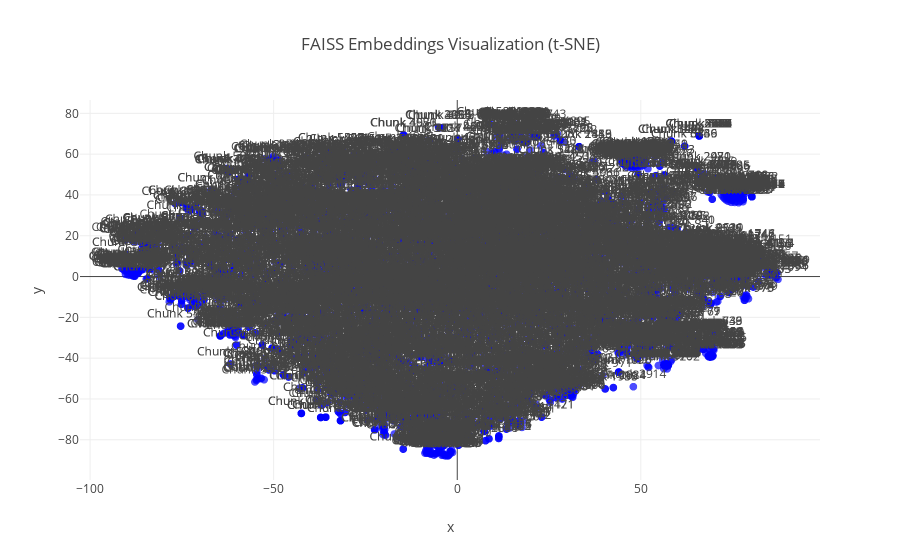

Notebook code for this chart:
### Code cell
import faiss
import numpy as np
from sklearn.manifold import TSNE
import plotly.express as px
import pandas as pd

vector_embeddings = FAISS.from_documents(chunks, embedding_model)

vectors = []
for i in range(vector_embeddings.index.ntotal):
    vectors.append(vector_embeddings.index.reconstruct(i))
vectors = np.array(vectors)
print("Shape of embeddings:", vectors.shape)

tsne = TSNE(n_components=2, random_state=42)
vectors_2d = tsne.fit_transform(vectors)

df = pd.DataFrame(vectors_2d, columns=["x", "y"])
df["chunk"] = [f"Chunk {i}" for i in range(len(df))]

fig = px.scatter(df, x="x", y="y", text="chunk",
                 title="FAISS Embeddings Visualization (t-SNE)")
fig.update_traces(marker=dict(size=8, color='blue', opacity=0.7), textposition='top center')
fig.show()

### Figure 1 — Plotly figure (JSON) as saved in the notebook; plotly's stock layout.template omitted (floating-point values rounded to 4 significant figures; data arrays with more than 128 entries replaced by an {"elided": "..."} marker saying what was removed)
{"data": [{"hovertemplate": "x=%{x}<br>y=%{y}<br>chunk=%{text}<extra></extra>", "legendgroup": "", "marker": {"color": "blue", "opacity": 0.7, "size": 8, "symbol": "circle"}, "mode": "markers+text", "name": "", "showlegend": false, "text": {"elided": "6488 str values"}, "textposition": "top center", "type": "scattergl", "x": {"elided": "6488 float values"}, "xaxis": "x", "y": {"elided": "6488 float values"}, "yaxis": "y"}], "layout": {"legend": {"tracegroupgap": 0}, "title": {"text": "FAISS Embeddings Visualization (t-SNE)"}, "xaxis": {"anchor": "y", "domain": [0, 1], "title": {"text": "x"}}, "yaxis": {"anchor": "x", "domain": [0, 1], "title": {"text": "y"}}}}
